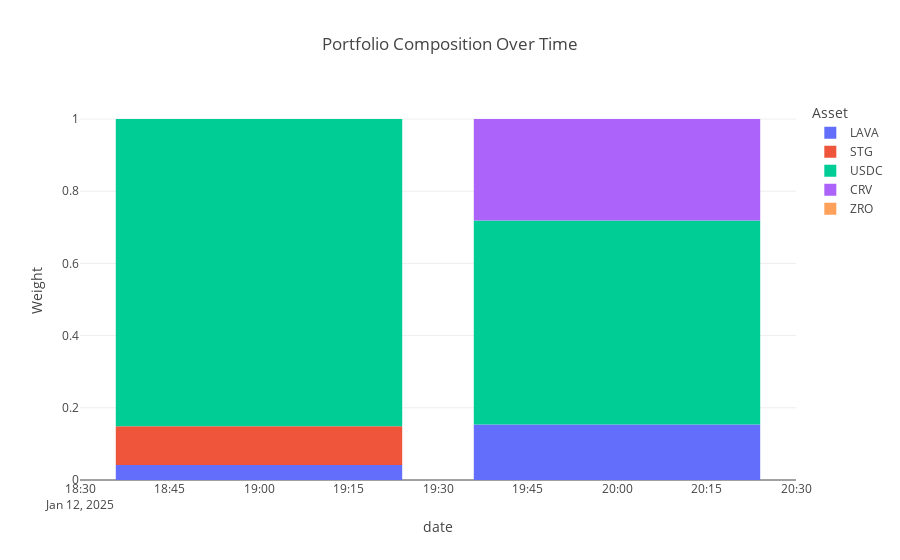

Source (notebook cell):
### Code cell
fig3 = px.bar(
    melted,
    x='date',
    y='Weight',
    color='Asset',
    title='Portfolio Composition Over Time',
    color_discrete_sequence=px.colors.qualitative.Plotly
)

fig3.show()

### Figure 1 — Plotly figure (JSON) as saved in the notebook; plotly's stock layout.template omitted (floating-point values rounded to 4 significant figures)
{"data": [{"alignmentgroup": "True", "hovertemplate": "Asset=LAVA<br>date=%{x}<br>Weight=%{y}<extra></extra>", "legendgroup": "LAVA", "marker": {"color": "#636EFA", "pattern": {"shape": ""}}, "name": "LAVA", "offsetgroup": "LAVA", "orientation": "v", "showlegend": true, "textposition": "auto", "type": "bar", "x": ["2025-01-12 19:00:00", "2025-01-12 20:00:00"], "xaxis": "x", "y": [0.04136, 0.1534], "yaxis": "y"}, {"alignmentgroup": "True", "hovertemplate": "Asset=STG<br>date=%{x}<br>Weight=%{y}<extra></extra>", "legendgroup": "STG", "marker": {"color": "#EF553B", "pattern": {"shape": ""}}, "name": "STG", "offsetgroup": "STG", "orientation": "v", "showlegend": true, "textposition": "auto", "type": "bar", "x": ["2025-01-12 19:00:00", "2025-01-12 20:00:00"], "xaxis": "x", "y": [0.1076, 4.753e-09], "yaxis": "y"}, {"alignmentgroup": "True", "hovertemplate": "Asset=USDC<br>date=%{x}<br>Weight=%{y}<extra></extra>", "legendgroup": "USDC", "marker": {"color": "#00CC96", "pattern": {"shape": ""}}, "name": "USDC", "offsetgroup": "USDC", "orientation": "v", "showlegend": true, "textposition": "auto", "type": "bar", "x": ["2025-01-12 19:00:00", "2025-01-12 20:00:00"], "xaxis": "x", "y": [0.8511, 0.5653], "yaxis": "y"}, {"alignmentgroup": "True", "hovertemplate": "Asset=CRV<br>date=%{x}<br>Weight=%{y}<extra></extra>", "legendgroup": "CRV", "marker": {"color": "#AB63FA", "pattern": {"shape": ""}}, "name": "CRV", "offsetgroup": "CRV", "orientation": "v", "showlegend": true, "textposition": "auto", "type": "bar", "x": ["2025-01-12 20:00:00"], "xaxis": "x", "y": [0.2813], "yaxis": "y"}, {"alignmentgroup": "True", "hovertemplate": "Asset=ZRO<br>date=%{x}<br>Weight=%{y}<extra></extra>", "legendgroup": "ZRO", "marker": {"color": "#FFA15A", "pattern": {"shape": ""}}, "name": "ZRO", "offsetgroup": "ZRO", "orientation": "v", "showlegend": true, "textposition": "auto", "type": "bar", "x": ["2025-01-12 20:00:00"], "xaxis": "x", "y": [6.588e-08], "yaxis": "y"}], "layout": {"barmode": "relative", "legend": {"title": {"text": "Asset"}, "tracegroupgap": 0}, "title": {"text": "Portfolio Composition Over Time"}, "xaxis": {"anchor": "y", "domain": [0, 1], "title": {"text": "date"}}, "yaxis": {"anchor": "x", "domain": [0, 1], "title": {"text": "Weight"}}}}
